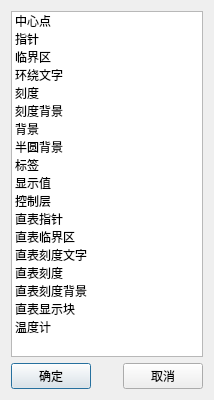
<?xml version="1.0" encoding="UTF-8"?>
<ui version="4.0">
 <class>CModuleSelectDialog</class>
 <widget class="QDialog" name="CModuleSelectDialog">
  <property name="geometry">
   <rect>
    <x>0</x>
    <y>0</y>
    <width>214</width>
    <height>400</height>
   </rect>
  </property>
  <property name="windowTitle">
   <string>Dialog</string>
  </property>
  <layout class="QGridLayout" name="gridLayout">
   <item row="0" column="0">
    <widget class="QListWidget" name="listWidget">
     <item>
      <property name="text">
       <string>中心点</string>
      </property>
     </item>
     <item>
      <property name="text">
       <string>指针</string>
      </property>
     </item>
     <item>
      <property name="text">
       <string>临界区</string>
      </property>
     </item>
     <item>
      <property name="text">
       <string>环绕文字</string>
      </property>
     </item>
     <item>
      <property name="text">
       <string>刻度</string>
      </property>
     </item>
     <item>
      <property name="text">
       <string>刻度背景</string>
      </property>
     </item>
     <item>
      <property name="text">
       <string>背景</string>
      </property>
     </item>
     <item>
      <property name="text">
       <string>半圆背景</string>
      </property>
     </item>
     <item>
      <property name="text">
       <string>标签</string>
      </property>
     </item>
     <item>
      <property name="text">
       <string>显示值</string>
      </property>
     </item>
     <item>
      <property name="text">
       <string>控制层</string>
      </property>
     </item>
     <item>
      <property name="text">
       <string>直表指针</string>
      </property>
     </item>
     <item>
      <property name="text">
       <string>直表临界区</string>
      </property>
     </item>
     <item>
      <property name="text">
       <string>直表刻度文字</string>
      </property>
     </item>
     <item>
      <property name="text">
       <string>直表刻度</string>
      </property>
     </item>
     <item>
      <property name="text">
       <string>直表刻度背景</string>
      </property>
     </item>
     <item>
      <property name="text">
       <string>直表显示块</string>
      </property>
     </item>
     <item>
      <property name="text">
       <string>温度计</string>
      </property>
     </item>
    </widget>
   </item>
   <item row="1" column="0">
    <layout class="QHBoxLayout" name="horizontalLayout">
     <item>
      <widget class="QPushButton" name="OKBtn">
       <property name="text">
        <string>确定</string>
       </property>
      </widget>
     </item>
     <item>
      <spacer name="horizontalSpacer">
       <property name="orientation">
        <enum>Qt::Horizontal</enum>
       </property>
       <property name="sizeHint" stdset="0">
        <size>
         <width>40</width>
         <height>20</height>
        </size>
       </property>
      </spacer>
     </item>
     <item>
      <widget class="QPushButton" name="CancelBtn">
       <property name="text">
        <string>取消</string>
       </property>
      </widget>
     </item>
    </layout>
   </item>
  </layout>
 </widget>
 <resources/>
 <connections/>
</ui>
